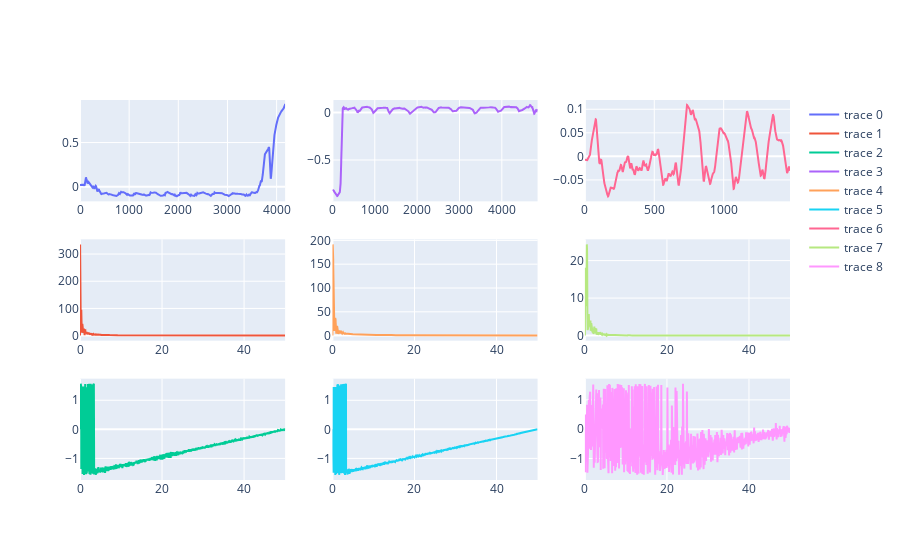

Notebook cell for this chart:
### Code cell
plot_fft_against_eachother(s1, s2, s3)

### Figure 1 — Plotly figure (JSON) as saved in the notebook; plotly's stock layout.template omitted (floating-point values rounded to 4 significant figures; data arrays with more than 128 entries replaced by an {"elided": "..."} marker saying what was removed)
{"data": [{"type": "scatter", "x": {"elided": "4174 int values"}, "xaxis": "x", "y": {"elided": "4174 float values"}, "yaxis": "y"}, {"type": "scatter", "x": {"elided": "2087 float values"}, "xaxis": "x4", "y": {"elided": "2087 float values"}, "yaxis": "y4"}, {"type": "scatter", "x": {"elided": "2087 float values"}, "xaxis": "x7", "y": {"elided": "2087 float values"}, "yaxis": "y7"}, {"type": "scatter", "x": {"elided": "4845 int values"}, "xaxis": "x2", "y": {"elided": "4845 float values"}, "yaxis": "y2"}, {"type": "scatter", "x": {"elided": "2422 float values"}, "xaxis": "x5", "y": {"elided": "2422 float values"}, "yaxis": "y5"}, {"type": "scatter", "x": {"elided": "2422 float values"}, "xaxis": "x8", "y": {"elided": "2422 float values"}, "yaxis": "y8"}, {"type": "scatter", "x": {"elided": "1479 int values"}, "xaxis": "x3", "y": {"elided": "1479 float values"}, "yaxis": "y3"}, {"type": "scatter", "x": {"elided": "739 float values"}, "xaxis": "x6", "y": {"elided": "739 float values"}, "yaxis": "y6"}, {"type": "scatter", "x": {"elided": "739 float values"}, "xaxis": "x9", "y": {"elided": "739 float values"}, "yaxis": "y9"}], "layout": {"autosize": true, "title": {"text": ""}, "xaxis": {"anchor": "y", "autorange": true, "domain": [0, 0.2889], "range": [0, 4173], "type": "linear"}, "xaxis2": {"anchor": "y2", "autorange": true, "domain": [0.3556, 0.6444], "range": [0, 4844], "type": "linear"}, "xaxis3": {"anchor": "y3", "autorange": true, "domain": [0.7111, 1], "range": [0, 1478], "type": "linear"}, "xaxis4": {"anchor": "y4", "autorange": true, "domain": [0, 0.2889], "range": [0, 50], "type": "linear"}, "xaxis5": {"anchor": "y5", "autorange": true, "domain": [0.3556, 0.6444], "range": [0, 50], "type": "linear"}, "xaxis6": {"anchor": "y6", "autorange": true, "domain": [0.7111, 1], "range": [0, 50], "type": "linear"}, "xaxis7": {"anchor": "y7", "autorange": true, "domain": [0, 0.2889], "range": [0, 50], "type": "linear"}, "xaxis8": {"anchor": "y8", "autorange": true, "domain": [0.3556, 0.6444], "range": [0, 50], "type": "linear"}, "xaxis9": {"anchor": "y9", "autorange": true, "domain": [0.7111, 1], "range": [0, 50], "type": "linear"}, "yaxis": {"anchor": "x", "autorange": true, "domain": [0.7333, 1], "range": [-0.1658, 0.9821], "type": "linear"}, "yaxis2": {"anchor": "x2", "autorange": true, "domain": [0.7333, 1], "range": [-0.9342, 0.1308], "type": "linear"}, "yaxis3": {"anchor": "x3", "autorange": true, "domain": [0.7333, 1], "range": [-0.09545, 0.1197], "type": "linear"}, "yaxis4": {"anchor": "x4", "autorange": true, "domain": [0.3667, 0.6333], "range": [-18.65, 354.3], "type": "linear"}, "yaxis5": {"anchor": "x5", "autorange": true, "domain": [0.3667, 0.6333], "range": [-10.64, 202.2], "type": "linear"}, "yaxis6": {"anchor": "x6", "autorange": true, "domain": [0.3667, 0.6333], "range": [-1.351, 25.67], "type": "linear"}, "yaxis7": {"anchor": "x7", "autorange": true, "domain": [0, 0.2667], "range": [-1.743, 1.743], "type": "linear"}, "yaxis8": {"anchor": "x8", "autorange": true, "domain": [0, 0.2667], "range": [-1.744, 1.744], "type": "linear"}, "yaxis9": {"anchor": "x9", "autorange": true, "domain": [0, 0.2667], "range": [-1.734, 1.724], "type": "linear"}}}
